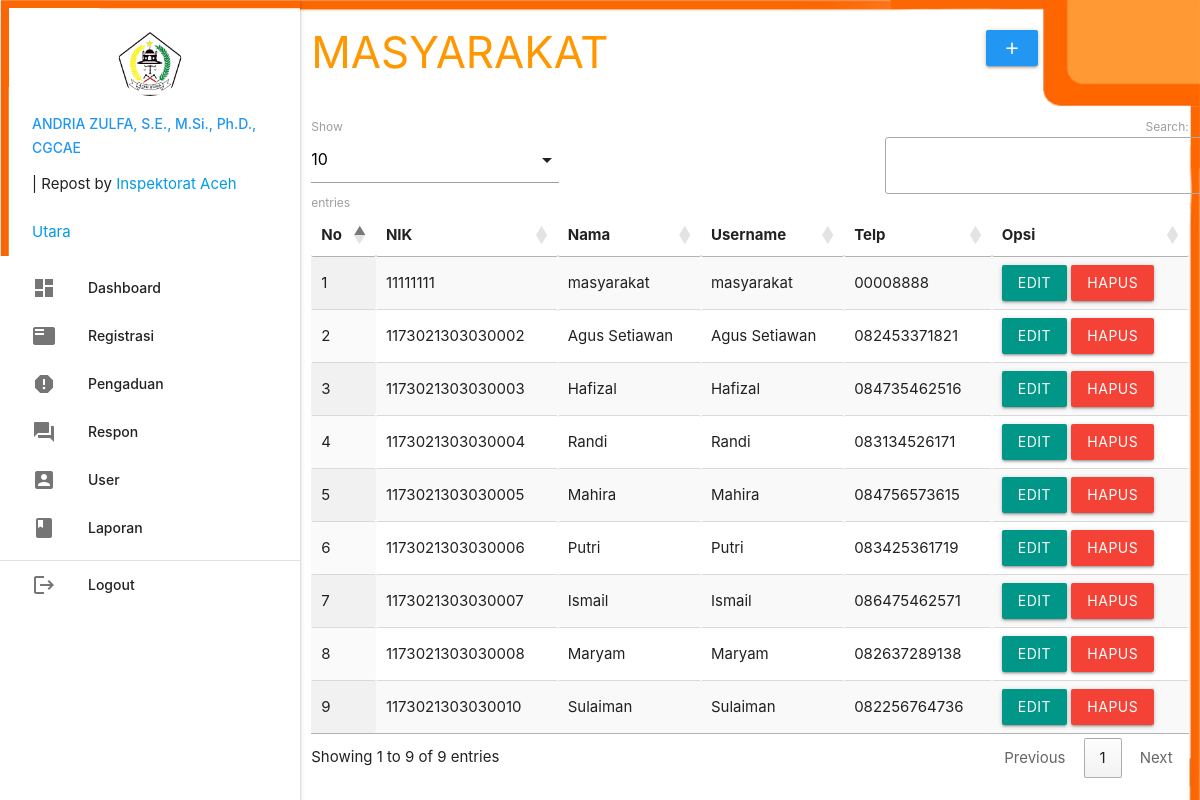
The app's page /admin/index.php?p=registrasi (signed in) with its own data.
### tables this page shows
CREATE TABLE `masyarakat` (
  `nik` varchar(16) NOT NULL,
  `nama` varchar(35) NOT NULL,
  `username` varchar(25) NOT NULL,
  `password` varchar(255) NOT NULL,
  `telp` varchar(13) NOT NULL
);

### admin/registrasi.php (the view, shortened to what this page needs)
       <div class="row">
         <div class="col s12 m9">
           <h3 class="orange-text">MASYARAKAT</h3>
         </div>
         <div class="col s12 m3">
           <div class="section"></div>
           <a class="waves-effect waves-light btn modal-trigger blue" href="#modal1"><i class="material-icons">add</i></a>
         </div>
       </div>
       <table id="example" class="display responsive-table" style="width:100%">
         <thead>
             <tr>
				<th>No</th>
				<th>NIK</th>
				<th>Nama</th>
				<th>Username</th>
				<th>Telp</th>
               	<th>Opsi</th>
             </tr>
         </thead>
         <tbody>
<?php
	$no=1;
	$query = mysqli_query($koneksi,"SELECT * FROM masyarakat ORDER BY nik ASC");
	while ($r=mysqli_fetch_assoc($query)) { ?>
	<tr>
		<td><?php echo $no++; ?></td>
		<td><?php echo $r['nik']; ?></td>
		<td><?php echo $r['nama']; ?></td>
		<td><?php echo $r['username']; ?></td>
		<td><?php echo $r['telp']; ?></td>
		<td><a class="btn teal modal-trigger" href="#regis_edit?nik=<?php echo $r['nik'] ?>">Edit</a> <a onclick="return confirm('Anda Yakin Ingin Menghapus Y/N')" class="btn red" href="index.php?p=regis_hapus&nik=<?php echo $r['nik'] ?>">Hapus</a></td>
	</tr>
           <?php  }
            ?>
         </tbody>
       </table>

### records on screen
masyarakat: nik "11111111", nama "masyarakat", username "masyarakat", telp "00008888"
masyarakat: nik "1173021303030002", nama "Agus Setiawan", username "Agus Setiawan", telp "082453371821"
masyarakat: nik "1173021303030003", nama "Hafizal", username "Hafizal", telp "084735462516"
masyarakat: nik "1173021303030004", nama "Randi", username "Randi", telp "083134526171"
masyarakat: nik "1173021303030005", nama "Mahira", username "Mahira", telp "084756573615"
masyarakat: nik "1173021303030006", nama "Putri", username "Putri", telp "083425361719"
masyarakat: nik "1173021303030007", nama "Ismail", username "Ismail", telp "086475462571"
masyarakat: nik "1173021303030008", nama "Maryam", username "Maryam", telp "082637289138"
masyarakat: nik "1173021303030010", nama "Sulaiman", username "Sulaiman", telp "082256764736"

### other values on screen
$_SESSION['data']['nama_petugas'] "ANDRIA ZULFA, S.E., M.Si., Ph.D., CGCAE"
